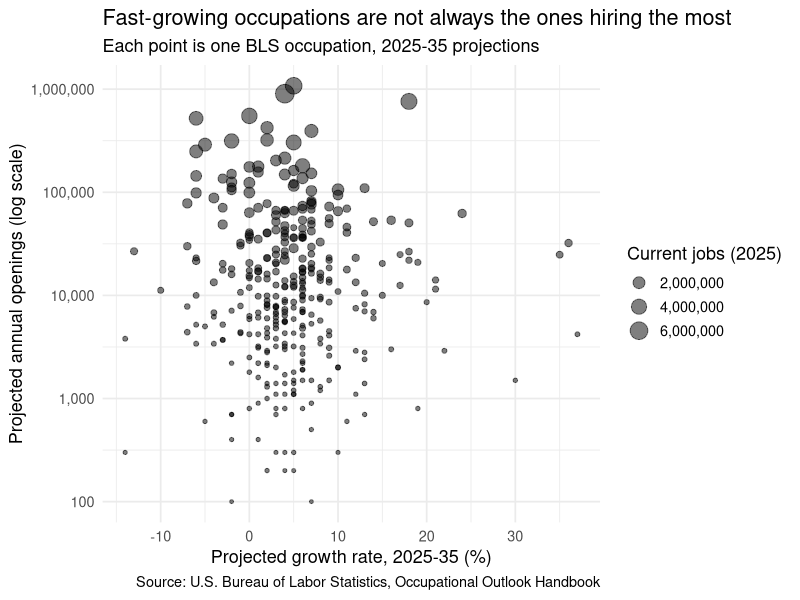
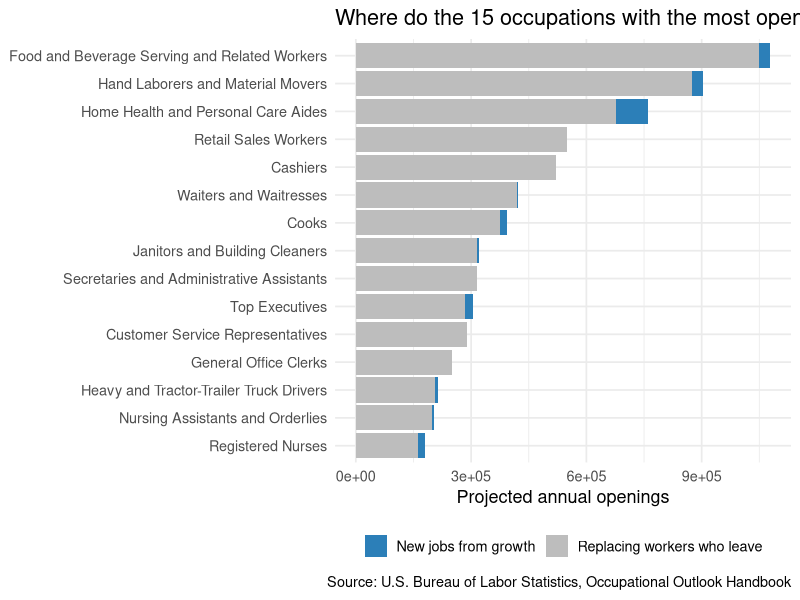

The R source for these figures, in order:
# 03_analysis.R
# Input : data/clean/ooh_analysis.csv
# Output: results/figures/*.png, results/tables/*.csv

library(tidyverse)
library(here)

ooh <- read_csv(here("data", "clean", "ooh_analysis.csv"), show_col_types = FALSE)

dir.create(here("results", "figures"), recursive = TRUE, showWarnings = FALSE)
dir.create(here("results", "tables"),  recursive = TRUE, showWarnings = FALSE)

# 1. Do growth rate and openings rank occupations the same way?
cor_pearson  <- cor(ooh$growth_pct, ooh$openings_per_year_n, use = "complete.obs")
cor_spearman <- cor(ooh$growth_pct, ooh$openings_per_year_n,
                     method = "spearman", use = "complete.obs")

message("Pearson correlation (growth % vs openings/year): ", round(cor_pearson, 2))
message("Spearman rank correlation: ", round(cor_spearman, 2))

top_growth   <- ooh |> slice_max(growth_pct, n = 20) |> pull(page_title)
top_openings <- ooh |> slice_max(openings_per_year_n, n = 20) |> pull(page_title)
overlap_n    <- length(intersect(top_growth, top_openings))
message("Overlap between top-20 by growth and top-20 by openings: ", overlap_n, " / 20")

write_csv(
  tibble(
    metric = c("pearson_cor", "spearman_cor", "top20_overlap"),
    value  = c(cor_pearson, cor_spearman, overlap_n)
  ),
  here("results", "tables", "growth_vs_openings_correlation.csv")
)

# 2. Scatter: growth rate vs openings, sized by current employment
p_scatter <- ooh |>
  ggplot(aes(x = growth_pct, y = openings_per_year_n, size = jobs_2025_n)) +
  geom_point(alpha = 0.5) +
  scale_y_log10(labels = scales::comma) +
  scale_size_continuous(labels = scales::comma, name = "Current jobs (2025)") +
  labs(
    title = "Fast-growing occupations are not always the ones hiring the most",
    subtitle = "Each point is one BLS occupation, 2025-35 projections",
    x = "Projected growth rate, 2025-35 (%)",
    y = "Projected annual openings (log scale)",
    caption = "Source: U.S. Bureau of Labor Statistics, Occupational Outlook Handbook"
  ) +
  theme_minimal(base_size = 13)

ggsave(here("results", "figures", "growth_vs_openings_scatter.png"),
       p_scatter, width = 8, height = 6, dpi = 200)

# 3. Openings decomposition: how much comes from growth vs. replacement
p_decomp <- ooh |>
  filter(openings_per_year_n > 0) |>
  slice_max(openings_per_year_n, n = 15) |>
  mutate(
    growth_share = pmin(1, pmax(0, growth_jobs_per_year / openings_per_year_n)),
    page_title = fct_reorder(page_title, openings_per_year_n)
  ) |>
  select(page_title, openings_per_year_n, growth_share) |>
  mutate(
    from_growth      = openings_per_year_n * growth_share,
    from_replacement = openings_per_year_n * (1 - growth_share)
  ) |>
  pivot_longer(c(from_growth, from_replacement), names_to = "source", values_to = "n") |>
  ggplot(aes(x = page_title, y = n, fill = source)) +
  geom_col() +
  coord_flip() +
  scale_fill_manual(
    values = c(from_growth = "#2c7fb8", from_replacement = "#bdbdbd"),
    labels = c("New jobs from growth", "Replacing workers who leave")
  ) +
  labs(
    title = "Where do the 15 occupations with the most openings get their openings?",
    x = NULL, y = "Projected annual openings", fill = NULL,
    caption = "Source: U.S. Bureau of Labor Statistics, Occupational Outlook Handbook"
  ) +
  theme_minimal(base_size = 13) +
  theme(legend.position = "bottom")

ggsave(here("results", "figures", "openings_decomposition.png"),
       p_decomp, width = 15, height = 10, dpi = 200)

# 4. Actionable table: by education level, best-openings occupations
recommend_table <- ooh |>
  filter(!is.na(education_level), above_median_pay) |>
  group_by(education_level) |>
  slice_max(openings_rate_pct, n = 5, with_ties = FALSE) |>
  ungroup() |>
  select(education_level, page_title, median_pay_usd, growth_pct,
         openings_per_year_n, openings_rate_pct) |>
  arrange(education_level, desc(openings_rate_pct))

write_csv(recommend_table, here("results", "tables", "top_openings_by_education.csv"))

# 5. Sanity print
print(recommend_table, n = 40)
message("Figures written to results/figures/, tables to results/tables/")
